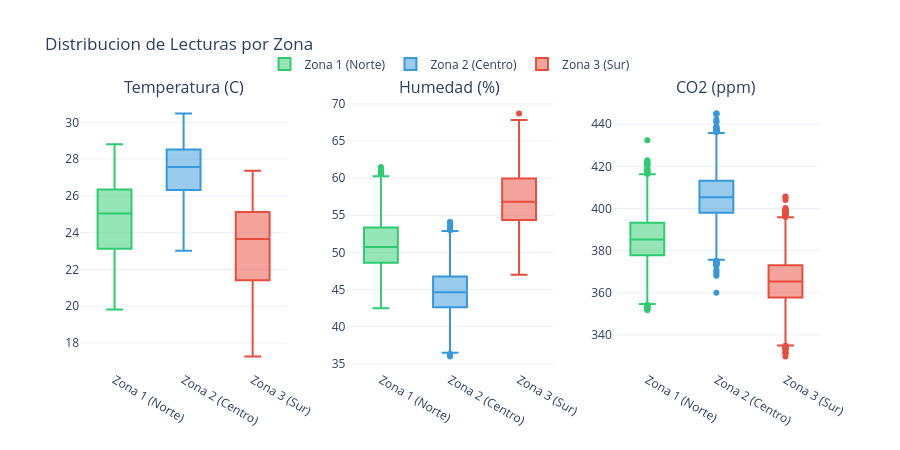

The code cell stored with this chart in its notebook:
### Markdown cell above
---
## Distribucion de Lecturas por Zona

Box plots para comparar la distribucion de cada metrica entre zonas.

### Code cell
fig_dist = make_subplots(
    rows=1, cols=3,
    subplot_titles=("Temperatura (C)", "Humedad (%)", "CO2 (ppm)"),
    horizontal_spacing=0.08,
)

for zone_id in sorted(df_temp_hum["zoneId"].unique()):
    color = ZONE_COLORS.get(zone_id, "#95a5a6")
    name = ZONE_NAMES.get(zone_id, zone_id)
    zd_th = df_temp_hum[df_temp_hum["zoneId"] == zone_id]

    fig_dist.add_trace(go.Box(
        y=zd_th["temperature"], name=name, marker_color=color,
        legendgroup=zone_id, showlegend=True,
    ), row=1, col=1)

    fig_dist.add_trace(go.Box(
        y=zd_th["humidity"], name=name, marker_color=color,
        legendgroup=zone_id, showlegend=False,
    ), row=1, col=2)

    zd_co2 = df_co2[df_co2.get("zoneId", pd.Series(dtype=str)).isin([zone_id])]
    if len(zd_co2) == 0 and "sensorId" in df_co2.columns:
        sensors_in_zone = [s for s, z in SENSOR_ZONE_MAP.items() if z == zone_id]
        zd_co2 = df_co2[df_co2["sensorId"].isin(sensors_in_zone)]

    fig_dist.add_trace(go.Box(
        y=zd_co2["co2Level"], name=name, marker_color=color,
        legendgroup=zone_id, showlegend=False,
    ), row=1, col=3)

fig_dist.update_layout(
    title="Distribucion de Lecturas por Zona",
    template="plotly_white",
    height=450,
    legend=dict(orientation="h", yanchor="bottom", y=1.08, xanchor="center", x=0.5),
)
fig_dist.show()

### Figure 1 — Plotly figure (JSON) as saved in the notebook; plotly's stock layout.template omitted (floating-point values rounded to 4 significant figures; data arrays with more than 128 entries replaced by an {"elided": "..."} marker saying what was removed)
{"data": [{"legendgroup": "zone1", "marker": {"color": "#2ecc71"}, "name": "Zona 1 (Norte)", "showlegend": true, "type": "box", "xaxis": "x", "y": {"elided": "6483 float values"}, "yaxis": "y"}, {"legendgroup": "zone1", "marker": {"color": "#2ecc71"}, "name": "Zona 1 (Norte)", "showlegend": false, "type": "box", "xaxis": "x2", "y": {"elided": "6483 float values"}, "yaxis": "y2"}, {"legendgroup": "zone1", "marker": {"color": "#2ecc71"}, "name": "Zona 1 (Norte)", "showlegend": false, "type": "box", "xaxis": "x3", "y": {"elided": "6483 float values"}, "yaxis": "y3"}, {"legendgroup": "zone2", "marker": {"color": "#3498db"}, "name": "Zona 2 (Centro)", "showlegend": true, "type": "box", "xaxis": "x", "y": {"elided": "6483 float values"}, "yaxis": "y"}, {"legendgroup": "zone2", "marker": {"color": "#3498db"}, "name": "Zona 2 (Centro)", "showlegend": false, "type": "box", "xaxis": "x2", "y": {"elided": "6483 float values"}, "yaxis": "y2"}, {"legendgroup": "zone2", "marker": {"color": "#3498db"}, "name": "Zona 2 (Centro)", "showlegend": false, "type": "box", "xaxis": "x3", "y": {"elided": "6483 float values"}, "yaxis": "y3"}, {"legendgroup": "zone3", "marker": {"color": "#e74c3c"}, "name": "Zona 3 (Sur)", "showlegend": true, "type": "box", "xaxis": "x", "y": {"elided": "6483 float values"}, "yaxis": "y"}, {"legendgroup": "zone3", "marker": {"color": "#e74c3c"}, "name": "Zona 3 (Sur)", "showlegend": false, "type": "box", "xaxis": "x2", "y": {"elided": "6483 float values"}, "yaxis": "y2"}, {"legendgroup": "zone3", "marker": {"color": "#e74c3c"}, "name": "Zona 3 (Sur)", "showlegend": false, "type": "box", "xaxis": "x3", "y": {"elided": "6483 float values"}, "yaxis": "y3"}], "layout": {"annotations": [{"font": {"size": 16}, "showarrow": false, "text": "Temperatura (C)", "x": 0.14, "xanchor": "center", "xref": "paper", "y": 1, "yanchor": "bottom", "yref": "paper"}, {"font": {"size": 16}, "showarrow": false, "text": "Humedad (%)", "x": 0.5, "xanchor": "center", "xref": "paper", "y": 1, "yanchor": "bottom", "yref": "paper"}, {"font": {"size": 16}, "showarrow": false, "text": "CO2 (ppm)", "x": 0.86, "xanchor": "center", "xref": "paper", "y": 1, "yanchor": "bottom", "yref": "paper"}], "height": 450, "legend": {"orientation": "h", "x": 0.5, "xanchor": "center", "y": 1.08, "yanchor": "bottom"}, "title": {"text": "Distribucion de Lecturas por Zona"}, "xaxis": {"anchor": "y", "domain": [0, 0.28]}, "xaxis2": {"anchor": "y2", "domain": [0.36, 0.64]}, "xaxis3": {"anchor": "y3", "domain": [0.72, 1]}, "yaxis": {"anchor": "x", "domain": [0, 1]}, "yaxis2": {"anchor": "x2", "domain": [0, 1]}, "yaxis3": {"anchor": "x3", "domain": [0, 1]}}}
